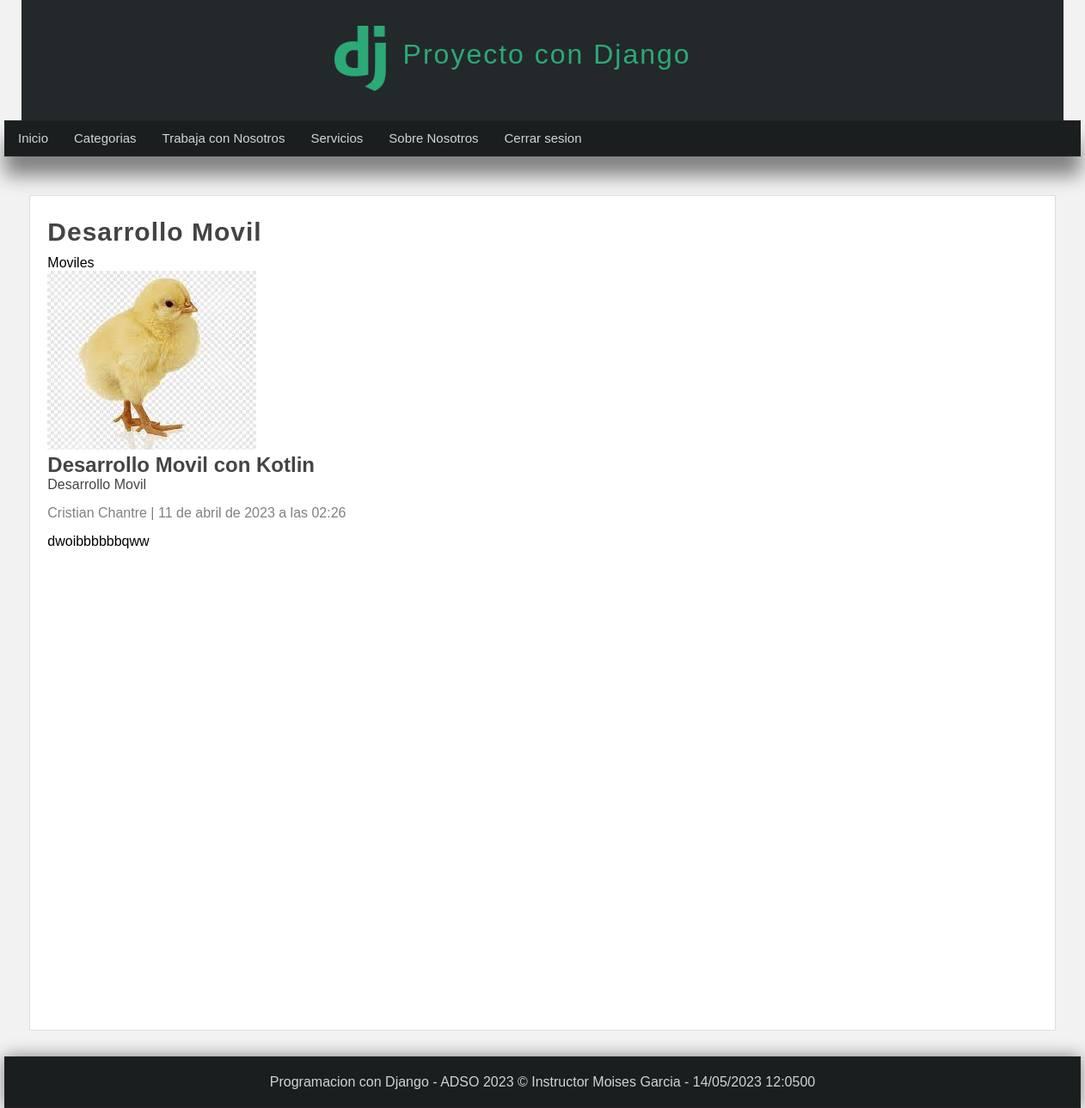
Page /categoria/4 (signed in) on the committed database.
### pages/models.py (models this page shows, shortened)
class Page(models.Model):
    title = models.CharField(max_length=50, verbose_name= "Titulo")
    content = RichTextField(verbose_name="Contenido")
    slug = models.CharField(unique=True, max_length=150, verbose_name="URL")
    visible = models.BooleanField(verbose_name="¿Visible?")
    order = models.IntegerField(default=0,verbose_name="Orden")
    created_at = models.DateTimeField(auto_now_add=True, verbose_name="Creacion: ")
    update_at = models.DateTimeField(auto_now_add=True, verbose_name="Actulizacion: ")
    class Meta:
        verbose_name = "Pagina "
        verbose_name_plural = "Paginas"

### blog/models.py (models this page shows, shortened)
class Category(models.Model):
    name = models.CharField(max_length=100, verbose_name='Nombre')
    description = models.CharField(max_length=255, verbose_name='Descripcion')
    created_at = models.DateField(auto_now_add=True, verbose_name='Creado el')
    class Meta:
        verbose_name = 'Categoria'
        verbose_name_plural = 'Categorias'
    def __str__(self):
        return  self.name

class Article(models.Model):
    title = models.CharField(max_length=150, verbose_name='Titulo')
    content = RichTextField(verbose_name='Contendio')
    image = models.ImageField(default='null', verbose_name='Imagen', upload_to="articles")
    public = models.BooleanField(verbose_name='¿Publicado?')
    user = models.ForeignKey(User,editable=False, verbose_name='Usuario', on_delete=models.CASCADE)
    categories = models.ManyToManyField(Category, verbose_name='Categorias', blank=True, related_name="articles")
    created_at = models.DateTimeField(auto_now_add=True, verbose_name='Creado el')
    update_at = models.DateTimeField(auto_now=True, verbose_name='Editado el')
    class Meta:
        verbose_name = 'Articulo'
        verbose_name_plural = 'Articulos'
        ordering = ['-created_at']

### blog/views.py (the view)
# urls.py: path('categoria/<int:category_id>', views.category, name="category"),
@login_required(login_url="login")
def category(request, category_id):
    category = get_object_or_404(Category, id=category_id)
    return render(request, 'categories/category.html',{
        'category' :category,
    })

### blog/processor.py (called while the page is built)
def get_categories(request):
    categories_in_use = Article.objects.filter(public=True).values_list('categories', flat=True)
    categories = Category.objects.filter(id__in= categories_in_use).values_list('id','name',)
    return{
        'categories':categories,
        'ids' :  categories_in_use
    }

### pages/context_processors.py (called while the page is built)
def get_pages(request):
    pages = Page.objects.filter(visible=True).order_by('order').values_list('id','title','slug')
    return{
        'pages':pages
    }

### blog/templates/categories/category.html (shortened to what this page needs)
{% extends 'layouts/layout.html' %}
{% block content %}
    <h1 class="title" > {{category.name}}</h1>
    <p>{{category.description}}</p>
    {% include 'articles/articles.html' with articles=category.articles.all %}
{%endblock%}

### mainapp/templates/layouts/layout.html (shortened to what this page needs)
{%load static %}
<!DOCTYPE html>
<html>
    <html lang="es">
    <head>
        {%load static %}
        <link rel="stylesheet" href="{%static 'css/styles.css' %}"/>
    </head>
    <body>
        <header>
            <div id="logotipo">
                <img src="{%static 'images/logo.png'%}"/>
                <h1>Proyecto con Django</h1>
            </div>
        </header>
        <nav>
            <ul>
                <li>
                    <a href="{% url 'index' %}">Inicio</a>
                </li>
                {% if user.email %}
                    <li>
                        <a href="{% url 'list_articles' %}">Categorias</a>
                    </li>
                    {% for page in pages %}
                    <li>
                        <a href="{% url 'page' page.2 %}">{{page.1}}</a>
                    </li>
                    {% endfor %}
                    <li>
                        <a href="{% url 'logout' %}">Cerrar sesion</a>
                    </li>
                    {% endif %}
        </nav>
            <div id="content">
                <div class="box">
                    {% block content %}{% endblock %}
                </div>
            </div>
        <footer>
            Programacion con Django - ADSO 2023 &copy; Instructor Moises Garcia - {% now "d/m/Y h:m00"%}
        </footer>
    </body>
</html>

### blog/templates/articles/articles.html (shortened to what this page needs)
{%for article in articles %}
            <article class="article-item">
                {% if article.image != "null" and article.image.url|length >= 1 %}
                    <div class="image">
                        <img src="{{article.image.url}}"/>
                     </div>
                {% endif %}
                <div class="data">
                     <h2>
                        <a href="{% url 'article' article.id %}">
                        {{article.title}}
                        </a>
                     </h2>
                     <p>
                        {% for category in article.categories.all %}
                           <a href ="{% url 'category' category.id %}"> {{category}} </a>
                        {% endfor %}
                     </p>
                     <span class="date">
                        {{article.user.first_name}} {{article.user.last_name}}
                        |
                        {{article.created_at}}
                    </span>
                     <p>
                        {{article.content|safe}}
                     </p>
                    </div>
            </article>
    {% endfor %}

### mainapp/static/css/styles.css (style rules this page uses)
* { margin: 0px; padding: 0px; font-family: Arial, Helvetica, sans-serif; text-decoration: none; }
body { background-color: #f2f2f2; }
header { width: 1212px; height: 140px; background-color: #23282b; margin: 0px auto; }
#logotipo { width: 40%; height: 130px; margin: 0px auto; padding-top: 10px; }
#logotipo img { display: block; width: 60px; float: left; margin-top: 20px; }
#logotipo h1 { display: block; float: left; margin-top: 35px; margin-left: 20px; letter-spacing: 2px; font-weight: lighter; color: #2ba977; }
nav { width: 1250px; height: 40px; background-color: #1b1e1f; border: 1px solid #33333333; margin: 0 auto; box-shadow: 0px 22px 22px gray; font-size: 15px; margin-bottom: 45px; }
nav ul { list-style: none; text-decoration: 40px; }
nav > ul > li { line-height: 40px; float: left; }
nav > ul > li > a { display: block; padding-left: 15px; padding-right: 15px; color: #d1d4d6; }
#content { width: 1212px; min-height: 930px; margin:0 auto; margin-bottom: 30px; margin-top: 30px; }
.box { background: white; min-height: 930px; width: 95%; padding: 20px; border: 1px solid #ddd; border-radius: 2px; margin: 0 auto; }
.box a { transition: all 300ms; color: #444; }
.title { color: #444; letter-spacing: 1px; font-size: 30px; margin-bottom: 10px; margin-top: 5px; }
.date { display: block; margin-top: 15px; margin-bottom: 15px; color: gray; }
footer { width: 1250px; background-color: #1b1e1f; border: 1px solid #33333333; color: #d1d4d6; text-align: center; padding-top: 20px; margin: 0 auto; padding-bottom: 20px; box-shadow: 0px 0px 20px gray; }

### rows in the picture
Page: title "Trabaja con Nosotros"
Page: title "Servicios"
Page: title "Sobre Nosotros"
Category: name "Desarrollo Movil", description "Moviles"
Article: image (picture), title "Desarrollo Movil con Kotlin", user.first_name "Cristian", user.last_name "Chantre", created_at "11 de abril de 2023 a las 02:26", content "dwoibbbbbbqww"
